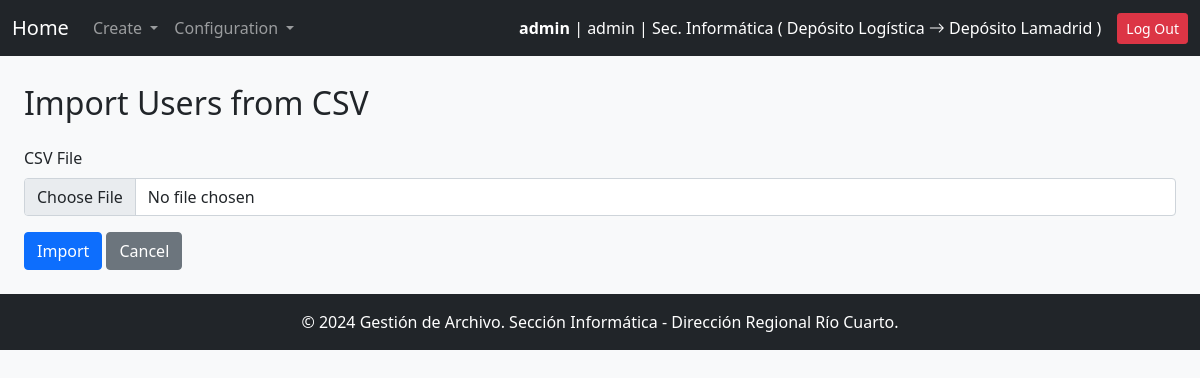
The page /users/import/ (signed in) on the database its author committed.
### gestion_archivo_app/models.py (models this page shows)
class User(AbstractUser):
    ROLE_CHOICES = [
        ('user', 'User'),
        ('manager', 'Manager'),
        ('archive_responsible', 'Archive Responsible'),
        ('admin', 'System Administrator')
    ]
    role = models.CharField(max_length=32, choices=ROLE_CHOICES)
    area = models.ForeignKey('Area', on_delete=models.PROTECT, verbose_name="User Area")
    deposit = models.ForeignKey(
        'Area',
        on_delete=models.PROTECT,
        default=get_default_archive,
        verbose_name="Archive",
        related_name='deposits'
    )
    objects = UserManager()
    USERNAME_FIELD = 'username'
    REQUIRED_FIELDS = ['first_name', 'last_name', 'role']

class Area(models.Model):
    code = models.CharField(max_length=30, unique=True, verbose_name="Area Code")
    name = models.CharField(max_length=100, unique=True, verbose_name="Area Name")
    description = models.TextField(blank=True, null=True, verbose_name="Description")
    is_deposit = models.BooleanField(default=False, verbose_name="Is Deposit")
    def __str__(self):
        return self.name

### gestion_archivo_app/views.py (the view, shortened to what this page needs)
# urls.py: path("users/import/", user_import, name="user_import"),
@login_required
@user_passes_test_with_message(is_admin, "Only the admin can access this page.")
def user_import(request):
    return render(request, "user_import.html")

### gestion_archivo_app/context_processors.py (called while the page is built)
def system_config(request):
    try:
        pagination_limit = int(SystemConfigKeyValues.objects.get(key="pagination_limit").value)
    except SystemConfigKeyValues.DoesNotExist:
        pagination_limit = 10  # Valor por defecto
    try:
        default_archive_code = SystemConfigKeyValues.objects.get(key="default_archive_code").value
    except SystemConfigKeyValues.DoesNotExist:
        default_archive_code = "AADE_ARCHIVE"  # Valor por defecto
    try:
        config_name_org = SystemConfigKeyValues.objects.get(key="config_name_org").value
    except SystemConfigKeyValues.DoesNotExist:
        config_name_org = "Define config_name_org"  # Valor por defecto
    return {
        "pagination_limit": pagination_limit,
        "default_archive_code": default_archive_code,
        "config_name_org": config_name_org
    }

def archive_responsible_area(request):
    if request.user.is_authenticated and hasattr(request.user, 'deposit'):
        try:
            archive_responsible = User.objects.filter(
                role='archive_responsible',
                deposit=request.user.deposit
            ).first()
            return {'archive_responsible_area': archive_responsible.area if archive_responsible else None}
        except Exception as e:
            print(f"Error in archive_responsible_area context processor: {e}")
    return {'archive_responsible_area': None}

### gestion_archivo_app/views.py (called while the page is built)
def user_passes_test_with_message(test_func, message="You do not have permission to access this page."):
    def decorator(view_func):
        @wraps(view_func)
        def _wrapped_view(request, *args, **kwargs):
            if test_func(request.user):
                return view_func(request, *args, **kwargs)
            messages.error(request, message)
            return redirect(request.META.get('HTTP_REFERER', '/'))
        return _wrapped_view
    return decorator

def is_admin(user):
    return user.role == 'admin'

### gestion_archivo_app/templates/user_import.html (shortened to what this page needs)
{% extends "base.html" %}
{% block content %}
<div class="container-fluid mt-4">
    <h2 class="mb-4">Import Users from CSV</h2>
    <form method="post" enctype="multipart/form-data">
        <div class="mb-3">
            <label for="csv_file" class="form-label">CSV File</label>
            <input type="file" name="csv_file" id="csv_file" class="form-control" required>
        </div>
        <button type="submit" class="btn btn-primary">Import</button>
        <a href="{% url 'user_list' %}" class="btn btn-secondary">Cancel</a>
    </form>
</div>
{% endblock %}

### gestion_archivo_app/templates/base.html (shortened to what this page needs)
<!DOCTYPE html>
<html lang="en">
<head>
    {% load static %}
    <link href="https://cdn.jsdelivr.net/npm/bootstrap-icons/font/bootstrap-icons.css" rel="stylesheet">
<link rel="stylesheet" href="https://cdn.jsdelivr.net/npm/bootstrap@5.1.3/dist/css/bootstrap.min.css" />
<link rel="stylesheet" href="https://cdn.jsdelivr.net/npm/select2@4.1.0-rc.0/dist/css/select2.min.css" />
<link rel="stylesheet" href="https://cdn.jsdelivr.net/npm/select2-bootstrap-5-theme@1.3.0/dist/select2-bootstrap-5-theme.min.css" />
<link rel="stylesheet" href="https://cdn.jsdelivr.net/npm/select2-bootstrap-5-theme@1.3.0/dist/select2-bootstrap-5-theme.rtl.min.css" />
</head>
<body class="bg-light" a>
    <nav class="navbar navbar-expand-lg navbar-dark bg-dark">
        <div class="container-fluid">
            <a class="navbar-brand" href="{% url 'main' %}">Home</a>
            <div class="collapse navbar-collapse" id="navbarNav">
                <ul class="navbar-nav me-auto">
                    <li class="nav-item dropdown">
                        <a class="nav-link dropdown-toggle" href="#" id="createDropdown" role="button" data-bs-toggle="dropdown" aria-expanded="false">
                            Create
                        </a>
                    </li>
                {% if user.is_authenticated and user.role == 'admin' %}
                    <li class="nav-item dropdown">
                    <a class="nav-link dropdown-toggle" href="#" id="createDropdown" role="button" data-bs-toggle="dropdown" aria-expanded="false">
                       Configuration
                    </a>
                    </li>
                 {% endif %}
                </ul>
            </div>
                <div class="d-flex align-items-center">
                    {% if user.is_authenticated %}
                        <span class="text-white me-3">
                            <strong>{{ user.username }}</strong> | {{ user.role }} | {{ user.area.name }} ( {{ archive_responsible_area }} <i class="bi bi-arrow-right"></i> {{ user.deposit.name }} )
                        </span>
                        <a href="{% url 'logout' %}" class="btn btn-danger btn-sm">Log Out</a>
                    {% else %}
                        <a href="{% url 'login' %}" class="btn btn-success btn-sm">Log In</a>
                    {% endif %}
                </div>
            </div>
    </nav>
    <div class="container-fluid py-4" style='margin-top:-20px' >
        {% block content %}{% endblock %}
    </div>
    <footer class="bg-dark text-white text-center py-3 mt-auto">
        <p class="mb-0">&copy; 2024 Gestión de Archivo. Sección Informática - Dirección Regional Río Cuarto.</p>
    </footer>
</body>
</html>

### gestion_archivo_app/templates/base.html (style rules this page uses)
html { scroll-behavior:auto; }

### rows shown on the page
User: username "admin", role "admin", area.name "Sec. Informática", deposit.name "Depósito Lamadrid"
Area: name "Depósito Logística"
